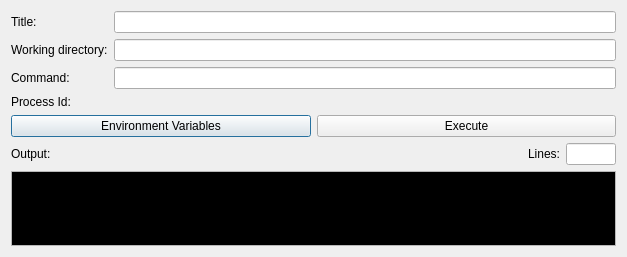
<?xml version="1.0" encoding="UTF-8"?>
<ui version="4.0">
 <class>ConsoleWidget</class>
 <widget class="QDialog" name="ConsoleWidget">
  <property name="geometry">
   <rect>
    <x>0</x>
    <y>0</y>
    <width>627</width>
    <height>257</height>
   </rect>
  </property>
  <property name="maximumSize">
   <size>
    <width>16777215</width>
    <height>16777215</height>
   </size>
  </property>
  <property name="windowTitle">
   <string>Dialog</string>
  </property>
  <layout class="QVBoxLayout" name="verticalLayout">
   <item>
    <layout class="QFormLayout" name="formLayout">
     <item row="0" column="0">
      <widget class="QLabel" name="label">
       <property name="text">
        <string>Title:</string>
       </property>
      </widget>
     </item>
     <item row="0" column="1">
      <widget class="QLineEdit" name="title"/>
     </item>
     <item row="2" column="0">
      <widget class="QLabel" name="label_2">
       <property name="text">
        <string>Command:</string>
       </property>
      </widget>
     </item>
     <item row="1" column="0">
      <widget class="QLabel" name="label_5">
       <property name="text">
        <string>Working directory:</string>
       </property>
      </widget>
     </item>
     <item row="1" column="1">
      <widget class="QLineEdit" name="workingDirectory"/>
     </item>
     <item row="2" column="1">
      <widget class="QLineEdit" name="command">
       <property name="minimumSize">
        <size>
         <width>0</width>
         <height>0</height>
        </size>
       </property>
      </widget>
     </item>
     <item row="3" column="0">
      <widget class="QLabel" name="label_6">
       <property name="text">
        <string>Process Id:</string>
       </property>
      </widget>
     </item>
     <item row="3" column="1">
      <widget class="QLabel" name="processIdLabel">
       <property name="text">
        <string/>
       </property>
      </widget>
     </item>
    </layout>
   </item>
   <item>
    <layout class="QHBoxLayout" name="horizontalLayout_2">
     <item>
      <widget class="QPushButton" name="envVarsBtn">
       <property name="text">
        <string>Environment Variables</string>
       </property>
      </widget>
     </item>
     <item>
      <widget class="QPushButton" name="commandBtn">
       <property name="text">
        <string>Execute</string>
       </property>
      </widget>
     </item>
    </layout>
   </item>
   <item>
    <layout class="QHBoxLayout" name="horizontalLayout">
     <item>
      <widget class="QLabel" name="label_3">
       <property name="text">
        <string>Output:</string>
       </property>
      </widget>
     </item>
     <item>
      <spacer name="horizontalSpacer">
       <property name="orientation">
        <enum>Qt::Horizontal</enum>
       </property>
       <property name="sizeHint" stdset="0">
        <size>
         <width>40</width>
         <height>20</height>
        </size>
       </property>
      </spacer>
     </item>
     <item>
      <widget class="QLabel" name="label_4">
       <property name="text">
        <string>Lines:</string>
       </property>
      </widget>
     </item>
     <item>
      <widget class="QLineEdit" name="numLines">
       <property name="maximumSize">
        <size>
         <width>50</width>
         <height>16777215</height>
        </size>
       </property>
      </widget>
     </item>
    </layout>
   </item>
   <item>
    <widget class="QPlainTextEdit" name="output">
     <property name="palette">
      <palette>
       <active>
        <colorrole role="Text">
         <brush brushstyle="SolidPattern">
          <color alpha="255">
           <red>255</red>
           <green>255</green>
           <blue>255</blue>
          </color>
         </brush>
        </colorrole>
        <colorrole role="Base">
         <brush brushstyle="SolidPattern">
          <color alpha="255">
           <red>0</red>
           <green>0</green>
           <blue>0</blue>
          </color>
         </brush>
        </colorrole>
       </active>
       <inactive>
        <colorrole role="Text">
         <brush brushstyle="SolidPattern">
          <color alpha="255">
           <red>255</red>
           <green>255</green>
           <blue>255</blue>
          </color>
         </brush>
        </colorrole>
        <colorrole role="Base">
         <brush brushstyle="SolidPattern">
          <color alpha="255">
           <red>0</red>
           <green>0</green>
           <blue>0</blue>
          </color>
         </brush>
        </colorrole>
       </inactive>
       <disabled>
        <colorrole role="Text">
         <brush brushstyle="SolidPattern">
          <color alpha="255">
           <red>120</red>
           <green>120</green>
           <blue>120</blue>
          </color>
         </brush>
        </colorrole>
        <colorrole role="Base">
         <brush brushstyle="SolidPattern">
          <color alpha="255">
           <red>240</red>
           <green>240</green>
           <blue>240</blue>
          </color>
         </brush>
        </colorrole>
       </disabled>
      </palette>
     </property>
     <property name="font">
      <font>
       <family>Courier New</family>
       <pointsize>9</pointsize>
      </font>
     </property>
    </widget>
   </item>
  </layout>
 </widget>
 <resources/>
 <connections>
  <connection>
   <sender>commandBtn</sender>
   <signal>clicked()</signal>
   <receiver>ConsoleWidget</receiver>
   <slot>toggleCommand()</slot>
   <hints>
    <hint type="sourcelabel">
     <x>579</x>
     <y>122</y>
    </hint>
    <hint type="destinationlabel">
     <x>247</x>
     <y>146</y>
    </hint>
   </hints>
  </connection>
  <connection>
   <sender>envVarsBtn</sender>
   <signal>clicked()</signal>
   <receiver>ConsoleWidget</receiver>
   <slot>openEnvVarDialog()</slot>
   <hints>
    <hint type="sourcelabel">
     <x>140</x>
     <y>121</y>
    </hint>
    <hint type="destinationlabel">
     <x>120</x>
     <y>136</y>
    </hint>
   </hints>
  </connection>
 </connections>
 <slots>
  <slot>toggleCommand()</slot>
  <slot>openEnvVarDialog()</slot>
 </slots>
</ui>
